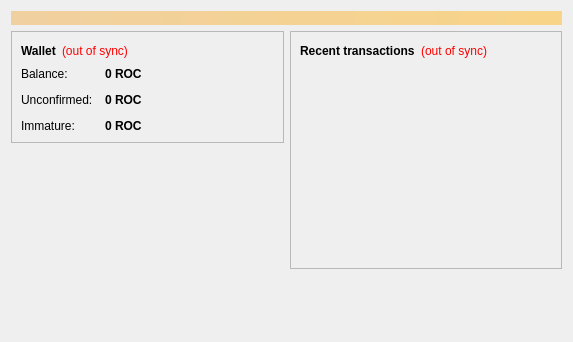
<?xml version="1.0" encoding="UTF-8"?>
<ui version="4.0">
 <class>OverviewPage</class>
 <widget class="QWidget" name="OverviewPage">
  <property name="geometry">
   <rect>
    <x>0</x>
    <y>0</y>
    <width>573</width>
    <height>342</height>
   </rect>
  </property>
  <property name="windowTitle">
   <string>Form</string>
  </property>
  <layout class="QVBoxLayout" name="topLayout">
   <item>
    <widget class="QLabel" name="labelAlerts">
     <property name="visible">
      <bool>false</bool>
     </property>
     <property name="styleSheet">
      <string notr="true">background-color: qlineargradient(x1: 0, y1: 0, x2: 1, y2: 0, stop:0 #F0D0A0, stop:1 #F8D488); color:#000000;</string>
     </property>
     <property name="wordWrap">
      <bool>true</bool>
     </property>
     <property name="margin">
      <number>3</number>
     </property>
    </widget>
   </item>
   <item>
    <layout class="QHBoxLayout" name="horizontalLayout" stretch="1,1">
     <item>
      <layout class="QVBoxLayout" name="verticalLayout_2">
       <item>
        <widget class="QFrame" name="frame">
         <property name="frameShape">
          <enum>QFrame::StyledPanel</enum>
         </property>
         <property name="frameShadow">
          <enum>QFrame::Raised</enum>
         </property>
         <layout class="QVBoxLayout" name="verticalLayout_4">
          <item>
           <layout class="QHBoxLayout" name="horizontalLayout_4">
            <item>
             <widget class="QLabel" name="label_5">
              <property name="font">
               <font>
                <weight>75</weight>
                <bold>true</bold>
               </font>
              </property>
              <property name="text">
               <string>Wallet</string>
              </property>
             </widget>
            </item>
            <item>
             <widget class="QLabel" name="labelWalletStatus">
              <property name="toolTip">
               <string>The displayed information may be out of date. Your wallet automatically synchronizes with the Rootcoin network after a connection is established, but this process has not completed yet.</string>
              </property>
              <property name="styleSheet">
               <string notr="true">QLabel { color: red; }</string>
              </property>
              <property name="text">
               <string notr="true">(out of sync)</string>
              </property>
              <property name="alignment">
               <set>Qt::AlignLeading|Qt::AlignLeft|Qt::AlignVCenter</set>
              </property>
             </widget>
            </item>
            <item>
             <spacer name="horizontalSpacer_2">
              <property name="orientation">
               <enum>Qt::Horizontal</enum>
              </property>
              <property name="sizeHint" stdset="0">
               <size>
                <width>40</width>
                <height>20</height>
               </size>
              </property>
             </spacer>
            </item>
           </layout>
          </item>
          <item>
           <layout class="QFormLayout" name="formLayout_2">
            <property name="fieldGrowthPolicy">
             <enum>QFormLayout::AllNonFixedFieldsGrow</enum>
            </property>
            <property name="horizontalSpacing">
             <number>12</number>
            </property>
            <property name="verticalSpacing">
             <number>12</number>
            </property>
            <item row="0" column="0">
             <widget class="QLabel" name="label">
              <property name="text">
               <string>Balance:</string>
              </property>
             </widget>
            </item>
            <item row="0" column="1">
             <widget class="QLabel" name="labelBalance">
              <property name="font">
               <font>
                <weight>75</weight>
                <bold>true</bold>
               </font>
              </property>
              <property name="cursor">
               <cursorShape>IBeamCursor</cursorShape>
              </property>
              <property name="toolTip">
               <string>Your current balance</string>
              </property>
              <property name="text">
               <string notr="true">0 ROC</string>
              </property>
              <property name="textInteractionFlags">
               <set>Qt::LinksAccessibleByMouse|Qt::TextSelectableByKeyboard|Qt::TextSelectableByMouse</set>
              </property>
             </widget>
            </item>
            <item row="1" column="0">
             <widget class="QLabel" name="label_3">
              <property name="text">
               <string>Unconfirmed:</string>
              </property>
             </widget>
            </item>
            <item row="1" column="1">
             <widget class="QLabel" name="labelUnconfirmed">
              <property name="font">
               <font>
                <weight>75</weight>
                <bold>true</bold>
               </font>
              </property>
              <property name="cursor">
               <cursorShape>IBeamCursor</cursorShape>
              </property>
              <property name="toolTip">
               <string>Total of transactions that have yet to be confirmed, and do not yet count toward the current balance</string>
              </property>
              <property name="text">
               <string notr="true">0 ROC</string>
              </property>
              <property name="textInteractionFlags">
               <set>Qt::LinksAccessibleByMouse|Qt::TextSelectableByKeyboard|Qt::TextSelectableByMouse</set>
              </property>
             </widget>
            </item>
            <item row="2" column="0">
             <widget class="QLabel" name="labelImmatureText">
              <property name="text">
               <string>Immature:</string>
              </property>
             </widget>
            </item>
            <item row="2" column="1">
             <widget class="QLabel" name="labelImmature">
              <property name="font">
               <font>
                <weight>75</weight>
                <bold>true</bold>
               </font>
              </property>
              <property name="toolTip">
               <string>Mined balance that has not yet matured</string>
              </property>
              <property name="text">
               <string notr="true">0 ROC</string>
              </property>
              <property name="textInteractionFlags">
               <set>Qt::LinksAccessibleByMouse|Qt::TextSelectableByKeyboard|Qt::TextSelectableByMouse</set>
              </property>
             </widget>
            </item>
           </layout>
          </item>
         </layout>
        </widget>
       </item>
       <item>
        <spacer name="verticalSpacer">
         <property name="orientation">
          <enum>Qt::Vertical</enum>
         </property>
         <property name="sizeHint" stdset="0">
          <size>
           <width>20</width>
           <height>40</height>
          </size>
         </property>
        </spacer>
       </item>
        <item>
         <widget class="QLabel" name="label_wallet_bgcoin">
          <property name="text">
           <string/>
          </property>
          <property name="pixmap">
           <pixmap resource="../bitcoin.qrc">:/images/wallet_bgcoin</pixmap>
          </property>
          <property name="scaledContents">
           <bool>false</bool>
          </property>
          <property name="alignment">
           <set>Qt::AlignCenter</set>
          </property>
          <property name="margin">
           <number>-2</number>
          </property>
         </widget>
        </item>
        <item>
         <widget class="QLabel" name="label_6">
          <property name="text">
           <string/>
          </property>
         </widget>
        </item>
      </layout>
     </item>
     <item>
      <layout class="QVBoxLayout" name="verticalLayout_3">
       <item>
        <widget class="QFrame" name="frame_2">
         <property name="frameShape">
          <enum>QFrame::StyledPanel</enum>
         </property>
         <property name="frameShadow">
          <enum>QFrame::Raised</enum>
         </property>
         <layout class="QVBoxLayout" name="verticalLayout">
          <item>
           <layout class="QHBoxLayout" name="horizontalLayout_2">
            <item>
             <widget class="QLabel" name="label_4">
              <property name="text">
               <string>&lt;b&gt;Recent transactions&lt;/b&gt;</string>
              </property>
             </widget>
            </item>
            <item>
             <widget class="QLabel" name="labelTransactionsStatus">
              <property name="toolTip">
               <string>The displayed information may be out of date. Your wallet automatically synchronizes with the Rootcoin network after a connection is established, but this process has not completed yet.</string>
              </property>
              <property name="styleSheet">
               <string notr="true">QLabel { color: red; }</string>
              </property>
              <property name="text">
               <string notr="true">(out of sync)</string>
              </property>
              <property name="alignment">
               <set>Qt::AlignRight|Qt::AlignTrailing|Qt::AlignVCenter</set>
              </property>
             </widget>
            </item>
            <item>
             <spacer name="horizontalSpacer">
              <property name="orientation">
               <enum>Qt::Horizontal</enum>
              </property>
              <property name="sizeHint" stdset="0">
               <size>
                <width>40</width>
                <height>20</height>
               </size>
              </property>
             </spacer>
            </item>
           </layout>
          </item>
          <item>
           <widget class="QListView" name="listTransactions">
            <property name="styleSheet">
             <string notr="true">QListView { background: transparent; }</string>
            </property>
            <property name="frameShape">
             <enum>QFrame::NoFrame</enum>
            </property>
            <property name="verticalScrollBarPolicy">
             <enum>Qt::ScrollBarAlwaysOff</enum>
            </property>
            <property name="horizontalScrollBarPolicy">
             <enum>Qt::ScrollBarAlwaysOff</enum>
            </property>
            <property name="selectionMode">
             <enum>QAbstractItemView::NoSelection</enum>
            </property>
           </widget>
          </item>
         </layout>
        </widget>
       </item>
       <item>
        <spacer name="verticalSpacer_2">
         <property name="orientation">
          <enum>Qt::Vertical</enum>
         </property>
         <property name="sizeHint" stdset="0">
          <size>
           <width>20</width>
           <height>40</height>
          </size>
         </property>
        </spacer>
       </item>
      </layout>
     </item>
    </layout>
   </item>
  </layout>
 </widget>
 <resources/>
 <connections/>
</ui>
